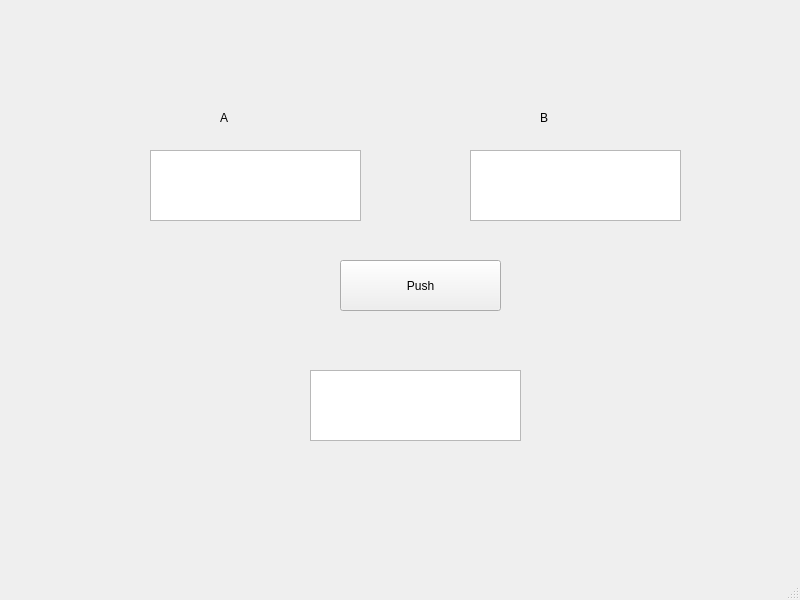
<?xml version="1.0" encoding="UTF-8"?>
<ui version="4.0">
 <class>MainWindow</class>
 <widget class="QMainWindow" name="MainWindow">
  <property name="geometry">
   <rect>
    <x>0</x>
    <y>0</y>
    <width>800</width>
    <height>600</height>
   </rect>
  </property>
  <property name="windowTitle">
   <string>MainWindow</string>
  </property>
  <widget class="QWidget" name="centralwidget">
   <widget class="QPushButton" name="pushButton">
    <property name="geometry">
     <rect>
      <x>340</x>
      <y>260</y>
      <width>161</width>
      <height>51</height>
     </rect>
    </property>
    <property name="text">
     <string>Push</string>
    </property>
   </widget>
   <widget class="QTextEdit" name="textEdit">
    <property name="geometry">
     <rect>
      <x>150</x>
      <y>150</y>
      <width>211</width>
      <height>71</height>
     </rect>
    </property>
   </widget>
   <widget class="QTextEdit" name="textEdit_2">
    <property name="geometry">
     <rect>
      <x>470</x>
      <y>150</y>
      <width>211</width>
      <height>71</height>
     </rect>
    </property>
   </widget>
   <widget class="QLabel" name="label">
    <property name="geometry">
     <rect>
      <x>220</x>
      <y>110</y>
      <width>49</width>
      <height>16</height>
     </rect>
    </property>
    <property name="text">
     <string>A</string>
    </property>
   </widget>
   <widget class="QLabel" name="label_2">
    <property name="geometry">
     <rect>
      <x>540</x>
      <y>110</y>
      <width>49</width>
      <height>16</height>
     </rect>
    </property>
    <property name="text">
     <string>B</string>
    </property>
   </widget>
   <widget class="QTextEdit" name="textEdit_3">
    <property name="geometry">
     <rect>
      <x>310</x>
      <y>370</y>
      <width>211</width>
      <height>71</height>
     </rect>
    </property>
   </widget>
  </widget>
  <widget class="QMenuBar" name="menubar">
   <property name="geometry">
    <rect>
     <x>0</x>
     <y>0</y>
     <width>800</width>
     <height>22</height>
    </rect>
   </property>
  </widget>
  <widget class="QStatusBar" name="statusbar"/>
 </widget>
 <resources/>
 <connections/>
</ui>
